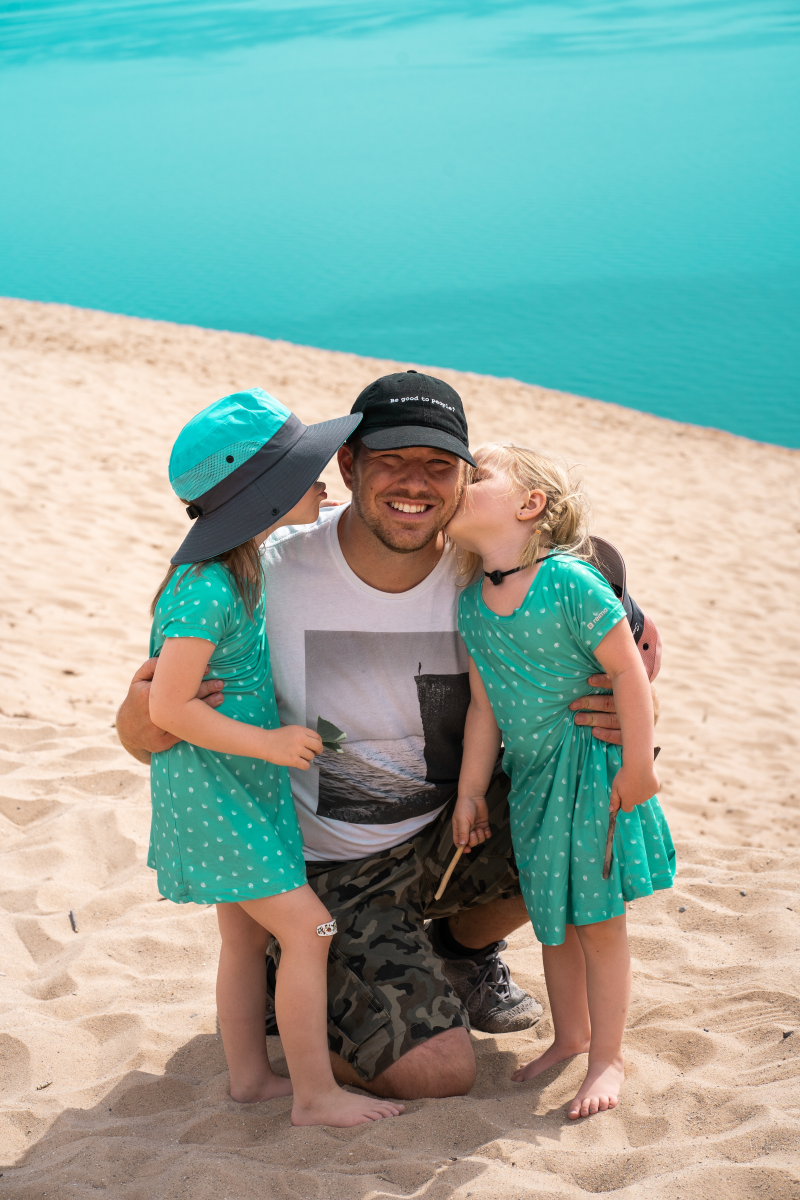
#> input picture cv2.jpg, 4000 x 6000 px (shown at 1/5 size)
$ python rotate.py
#> lines starting #> are read from the running program, lines starting #| are printed output that depends on the picture
# -*- coding: utf-8 -*-
"""
Created on Mon Feb 13 12:23:19 2023

@author: afsal
"""

import cv2

#back and white
img=cv2.imread('cv2.jpg',1)
#> img is the input picture: shape (6000, 4000, 3); mean B, G, R 162.4, 171.9, 144.2
resized=cv2.resize(img,(500,500),
                   interpolation=cv2.INTER_NEAREST)
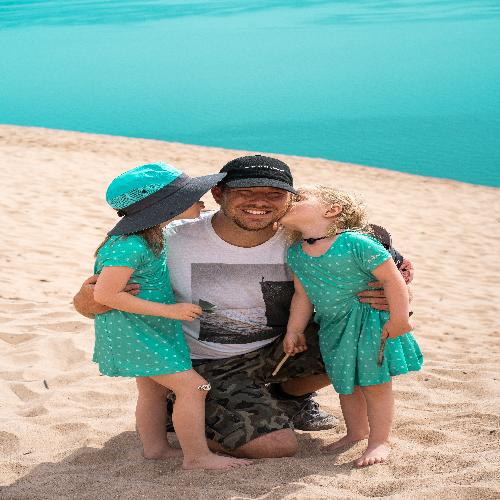
#> resized: shape (500, 500, 3); mean B, G, R 162.5, 172, 144.2
image=cv2.rotate(resized,cv2.ROTATE_90_COUNTERCLOCKWISE)
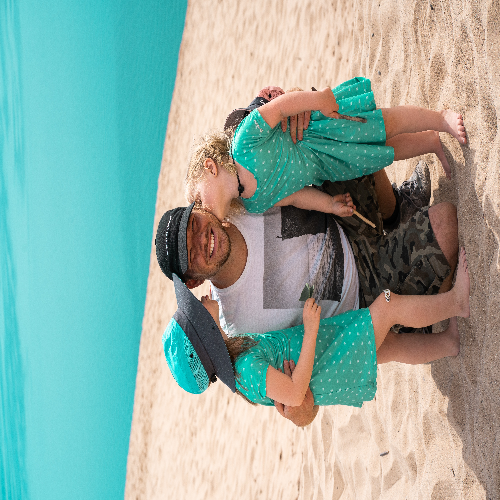
#> image: shape (500, 500, 3); mean B, G, R 162.5, 172, 144.2
sts=cv2.imwrite("ROTATE.jpg",resized)
cv2.imshow("view",image)
cv2.waitKey(0)
#> (the run stopped early here; a loop or call above may not have finished)

$ run again, with image.jpg copied over cv2.jpg
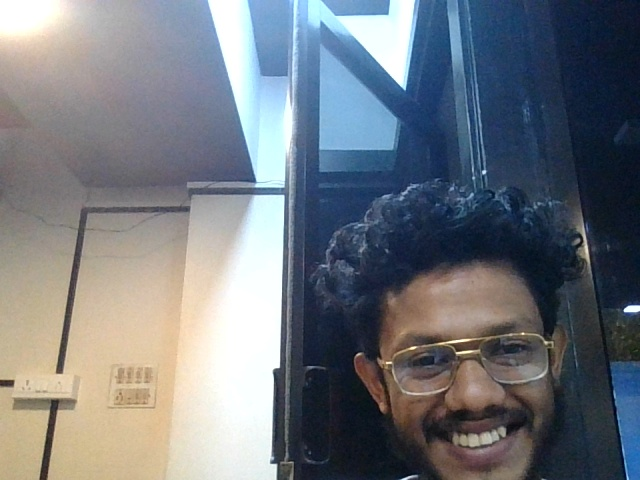
#> input picture image.jpg, 640 x 480 px
#> img is the input picture: shape (480, 640, 3); mean B, G, R 126.1, 119.2, 114
#> `resized=cv2.resize(img,(500,500), interpolation=cv2.INTER_NEAREST)`:
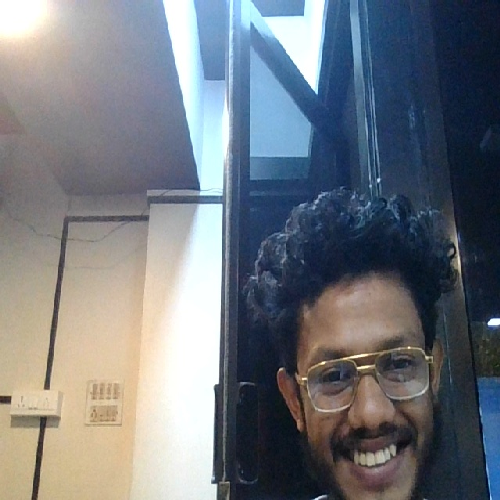
#> resized: shape (500, 500, 3); mean B, G, R 126.2, 119.4, 114.1
#> `image=cv2.rotate(resized,cv2.ROTATE_90_COUNTERCLOCKWISE)`:
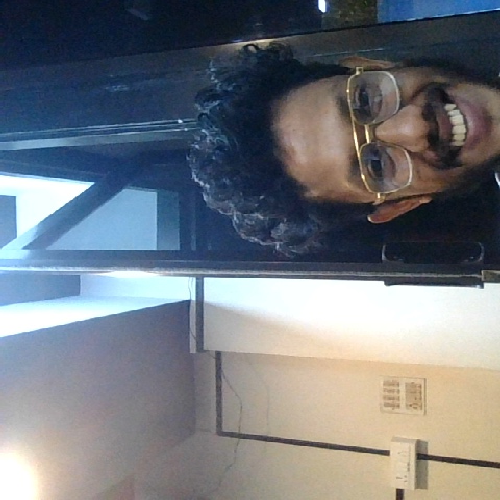
#> image: shape (500, 500, 3); mean B, G, R 126.2, 119.4, 114.1
